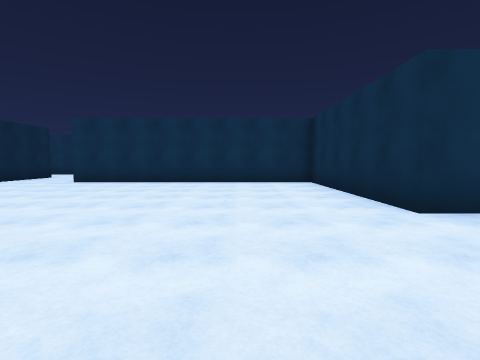
view 1 (above)

24 first-person views from a walk through a Unity game level. The camera is 1.3 m above the floor, tilts 4° down and sees 85° across. Doors are open. The floor is counted in squares, 2 m on a side. Each view is taken from the middle of a square. On the plan, view 1 faces up. The plan holds only what a view shows up to about 9 squares ahead; the rest is blank. The place goes on beyond the plan. The player character is not drawn. Surface patterns are stand-ins for the level's own textures.

view 2
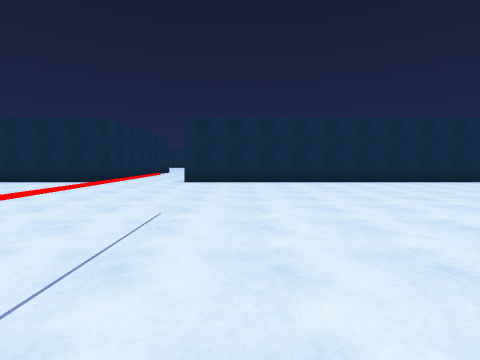

view 3
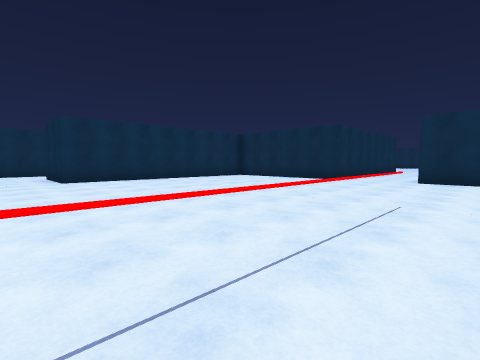

view 4
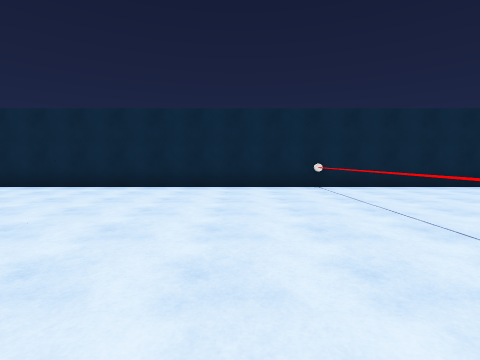

view 5
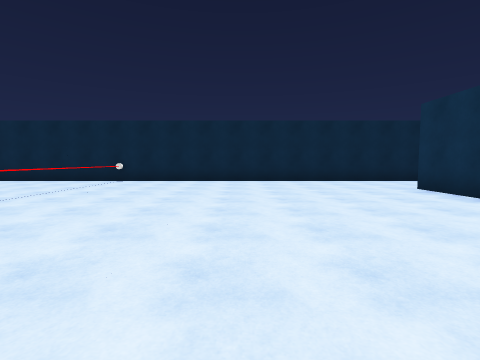

view 6
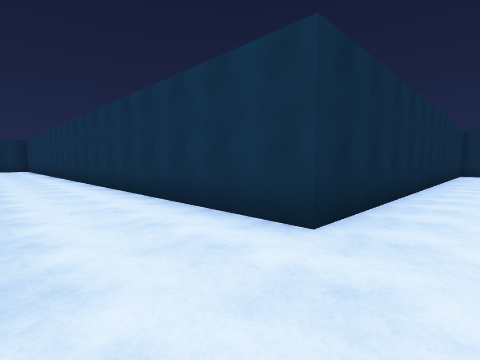

view 7
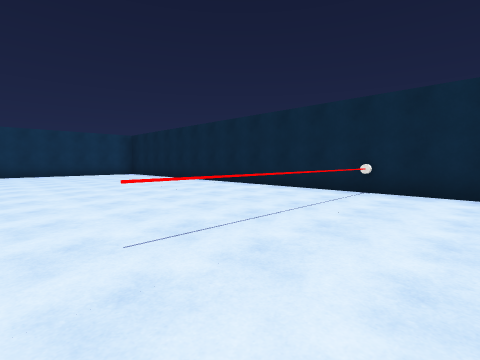

view 8
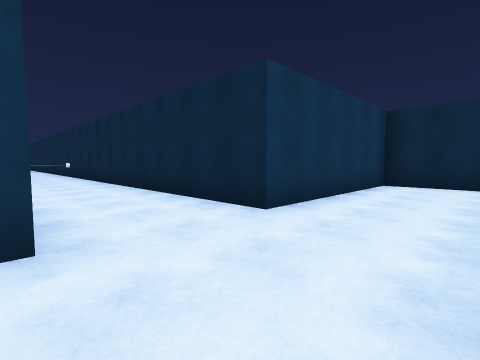

view 9
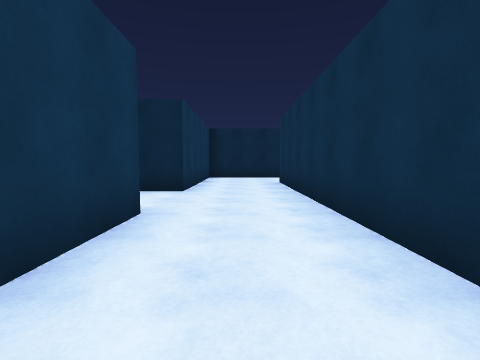

view 10
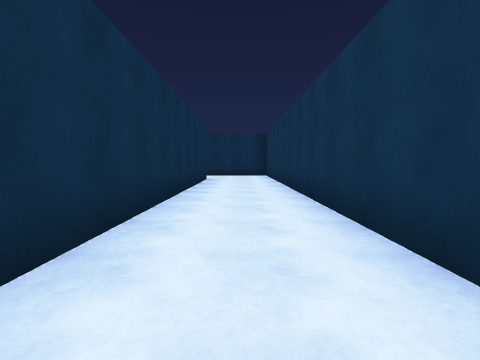

view 11
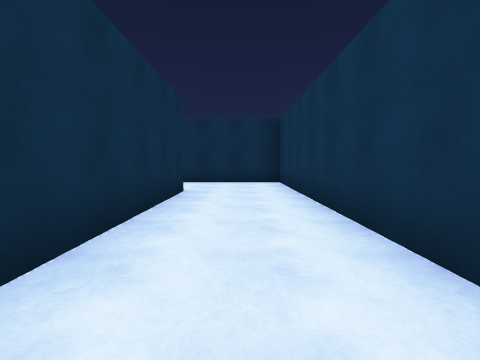

view 12
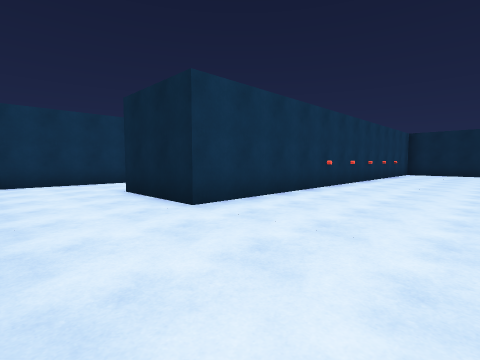

view 13
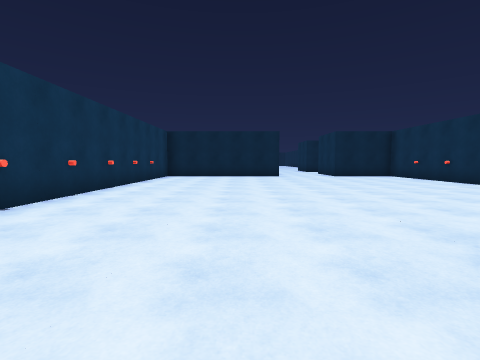

view 14
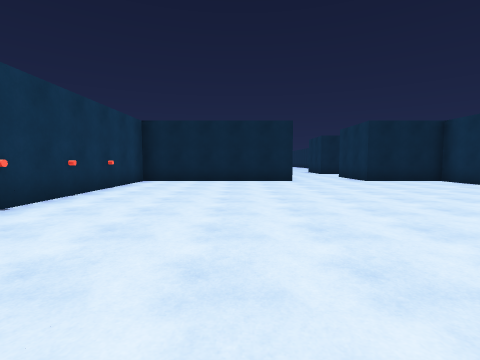

view 15
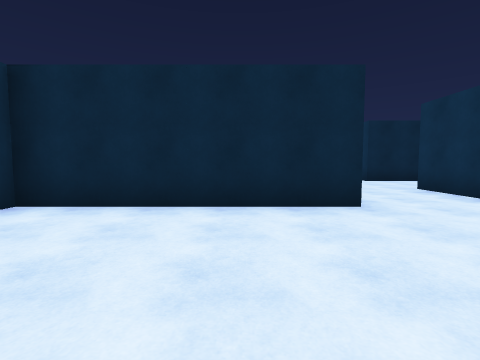

view 16
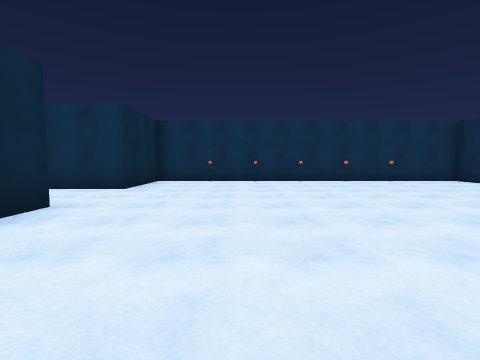

view 17
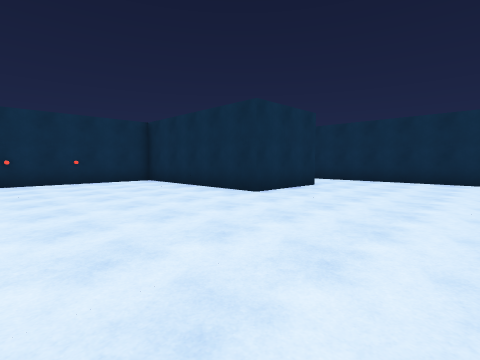

view 18
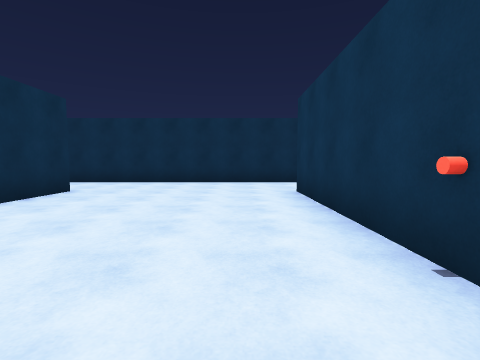

view 19
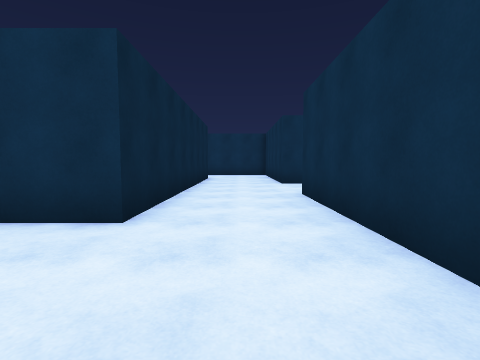

view 20
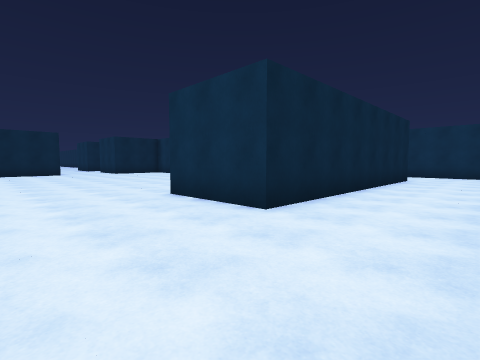

view 21
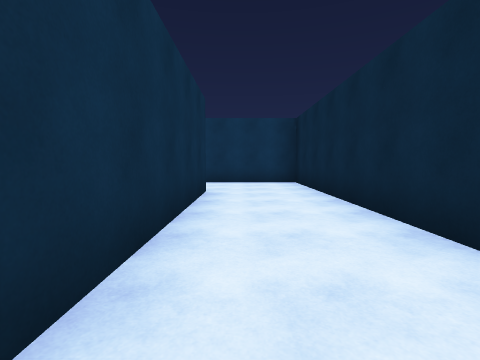

view 22
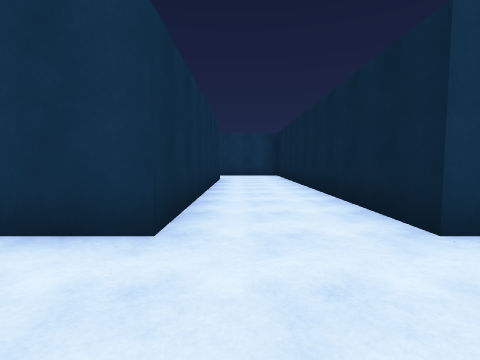

view 23
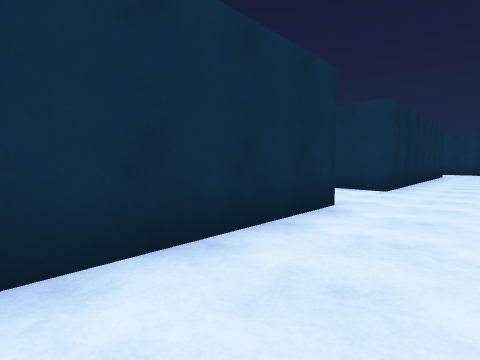

view 24
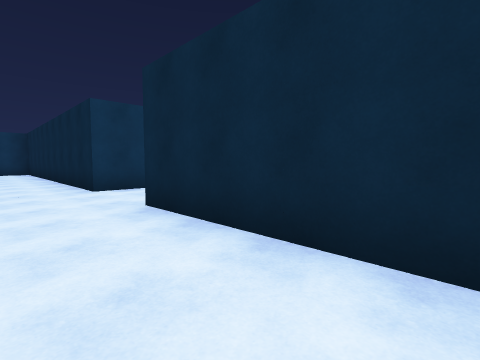

### Floor plan
Points are (right, up) in squares from view 1. A wall is a line through its corners. A room is listed if a view was taken in it or the views show most of it. See-through windows are left out.
Room 1 (views 1, 2, 3, 4, 5, 6, 7)
walls: (2.3, 3.2) (2.3, 8.3) (-5.2, 8.3) (-5.2, 10); (2.3, -8.5) (2.3, 0.7); (-7.8, 10.7) (-7.8, -8.2)
low walls: (-2.7, 0) (-7, 0); (-7.4, 0) (-2.8, 0)
ways out: opening at (-6.5, 9.5) to room 2; opening at (2, 2)
Room 2 (views 8, 9, 10, 11, 12, 13, 14, 15, 16, 17, 18, 19, 20, 21, 22, 23, 24)
walls: (-7.8, 20.9) (-7.8, 15.8) (4.8, 15.8) (4.8, 13.2) (-10.3, 13.2) (-10.3, 20.7) (-8.9, 20.7); (-1.5, 25.8) (-2.6, 25.8); (-4.4, 25.8) (-7.8, 25.8) (-7.8, 23.3) (-10.3, 23.3) (-10.3, 27); (-5.4, 10.7) (7.3, 10.7) (7.3, 23.2); (4.8, 27.5) (4.8, 20.7) (2.3, 20.7) (2.3, 25.8) (0.4, 25.8); (7.3, 25.8) (7.3, 26.9); (-13.5, 20.7) (-12.8, 20.7) (-12.8, 10.7) (-7.8, 10.7); (-12.8, 27) (-12.8, 23.2)
ways out: opening at (-6.5, 9.5) to room 1; opening at (8.5, 24.5)
objects: other object (-4, 26); other object (-1, 26); other object (0, 26)

Positions as (right, up) in squares from view 1, and headings:
1: (0, 0), facing up
2: (-6, -1), facing right
3: (-7, -1), facing up-right
4: (-1, -2), facing left
5: (1, 4), facing left
6: (1, 3), facing down-right
7: (-2, 2), facing down-left
8: (-5, 13), facing down-left
9: (-2, 12), facing left
10: (-5, 12), facing right
11: (-1, 12), facing right
12: (7, 19), facing down-left
13: (4, 19), facing left
14: (1, 19), facing left
15: (-4, 19), facing left
16: (-5, 17), facing up
17: (-2, 17), facing up-right
18: (-1, 17), facing right
19: (6, 18), facing up
20: (7, 18), facing up-left
21: (-11, 19), facing down
22: (-11, 23), facing down
23: (-12, 27), facing down-right
24: (-11, 27), facing down-left
